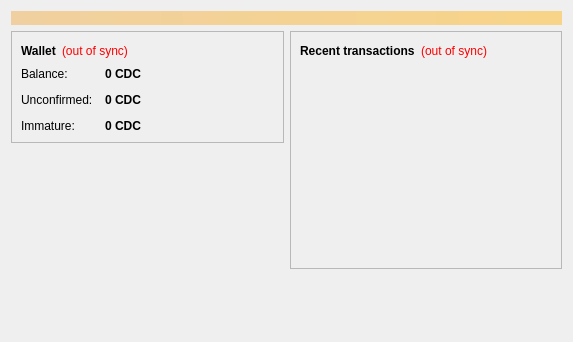
<?xml version="1.0" encoding="UTF-8"?>
<ui version="4.0">
 <class>OverviewPage</class>
 <widget class="QWidget" name="OverviewPage">
  <property name="geometry">
   <rect>
    <x>0</x>
    <y>0</y>
    <width>573</width>
    <height>342</height>
   </rect>
  </property>
  <property name="windowTitle">
   <string>Form</string>
  </property>
  <layout class="QVBoxLayout" name="topLayout">
   <item>
    <widget class="QLabel" name="labelAlerts">
     <property name="visible">
      <bool>false</bool>
     </property>
     <property name="styleSheet">
      <string notr="true">background-color: qlineargradient(x1: 0, y1: 0, x2: 1, y2: 0, stop:0 #F0D0A0, stop:1 #F8D488); color:#000000;</string>
     </property>
     <property name="wordWrap">
      <bool>true</bool>
     </property>
     <property name="margin">
      <number>3</number>
     </property>
    </widget>
   </item>
   <item>
    <layout class="QHBoxLayout" name="horizontalLayout" stretch="1,1">
     <item>
      <layout class="QVBoxLayout" name="verticalLayout_2">
       <item>
        <widget class="QFrame" name="frame">
         <property name="frameShape">
          <enum>QFrame::StyledPanel</enum>
         </property>
         <property name="frameShadow">
          <enum>QFrame::Raised</enum>
         </property>
         <layout class="QVBoxLayout" name="verticalLayout_4">
          <item>
           <layout class="QHBoxLayout" name="horizontalLayout_4">
            <item>
             <widget class="QLabel" name="label_5">
              <property name="font">
               <font>
                <weight>75</weight>
                <bold>true</bold>
               </font>
              </property>
              <property name="text">
               <string>Wallet</string>
              </property>
             </widget>
            </item>
            <item>
             <widget class="QLabel" name="labelWalletStatus">
              <property name="toolTip">
               <string>The displayed information may be out of date. Your wallet automatically synchronizes with the Coindev network after a connection is established, but this process has not completed yet.</string>
              </property>
              <property name="styleSheet">
               <string notr="true">QLabel { color: red; }</string>
              </property>
              <property name="text">
               <string notr="true">(out of sync)</string>
              </property>
              <property name="alignment">
               <set>Qt::AlignLeading|Qt::AlignLeft|Qt::AlignVCenter</set>
              </property>
             </widget>
            </item>
            <item>
             <spacer name="horizontalSpacer_2">
              <property name="orientation">
               <enum>Qt::Horizontal</enum>
              </property>
              <property name="sizeHint" stdset="0">
               <size>
                <width>40</width>
                <height>20</height>
               </size>
              </property>
             </spacer>
            </item>
           </layout>
          </item>
          <item>
           <layout class="QFormLayout" name="formLayout_2">
            <property name="fieldGrowthPolicy">
             <enum>QFormLayout::AllNonFixedFieldsGrow</enum>
            </property>
            <property name="horizontalSpacing">
             <number>12</number>
            </property>
            <property name="verticalSpacing">
             <number>12</number>
            </property>
            <item row="0" column="0">
             <widget class="QLabel" name="label">
              <property name="text">
               <string>Balance:</string>
              </property>
             </widget>
            </item>
            <item row="0" column="1">
             <widget class="QLabel" name="labelBalance">
              <property name="font">
               <font>
                <weight>75</weight>
                <bold>true</bold>
               </font>
              </property>
              <property name="cursor">
               <cursorShape>IBeamCursor</cursorShape>
              </property>
              <property name="toolTip">
               <string>Your current balance</string>
              </property>
              <property name="text">
               <string notr="true">0 CDC</string>
              </property>
              <property name="textInteractionFlags">
               <set>Qt::LinksAccessibleByMouse|Qt::TextSelectableByKeyboard|Qt::TextSelectableByMouse</set>
              </property>
             </widget>
            </item>
            <item row="1" column="0">
             <widget class="QLabel" name="label_3">
              <property name="text">
               <string>Unconfirmed:</string>
              </property>
             </widget>
            </item>
            <item row="1" column="1">
             <widget class="QLabel" name="labelUnconfirmed">
              <property name="font">
               <font>
                <weight>75</weight>
                <bold>true</bold>
               </font>
              </property>
              <property name="cursor">
               <cursorShape>IBeamCursor</cursorShape>
              </property>
              <property name="toolTip">
               <string>Total of transactions that have yet to be confirmed, and do not yet count toward the current balance</string>
              </property>
              <property name="text">
               <string notr="true">0 CDC</string>
              </property>
              <property name="textInteractionFlags">
               <set>Qt::LinksAccessibleByMouse|Qt::TextSelectableByKeyboard|Qt::TextSelectableByMouse</set>
              </property>
             </widget>
            </item>
            <item row="2" column="0">
             <widget class="QLabel" name="labelImmatureText">
              <property name="text">
               <string>Immature:</string>
              </property>
             </widget>
            </item>
            <item row="2" column="1">
             <widget class="QLabel" name="labelImmature">
              <property name="font">
               <font>
                <weight>75</weight>
                <bold>true</bold>
               </font>
              </property>
              <property name="toolTip">
               <string>Mined balance that has not yet matured</string>
              </property>
              <property name="text">
               <string notr="true">0 CDC</string>
              </property>
              <property name="textInteractionFlags">
               <set>Qt::LinksAccessibleByMouse|Qt::TextSelectableByKeyboard|Qt::TextSelectableByMouse</set>
              </property>
             </widget>
            </item>
           </layout>
          </item>
         </layout>
        </widget>
       </item>
       <item>
        <spacer name="verticalSpacer">
         <property name="orientation">
          <enum>Qt::Vertical</enum>
         </property>
         <property name="sizeHint" stdset="0">
          <size>
           <width>20</width>
           <height>40</height>
          </size>
         </property>
        </spacer>
       </item>
      </layout>
     </item>
     <item>
      <layout class="QVBoxLayout" name="verticalLayout_3">
       <item>
        <widget class="QFrame" name="frame_2">
         <property name="frameShape">
          <enum>QFrame::StyledPanel</enum>
         </property>
         <property name="frameShadow">
          <enum>QFrame::Raised</enum>
         </property>
         <layout class="QVBoxLayout" name="verticalLayout">
          <item>
           <layout class="QHBoxLayout" name="horizontalLayout_2">
            <item>
             <widget class="QLabel" name="label_4">
              <property name="text">
               <string>&lt;b&gt;Recent transactions&lt;/b&gt;</string>
              </property>
             </widget>
            </item>
            <item>
             <widget class="QLabel" name="labelTransactionsStatus">
              <property name="toolTip">
               <string>The displayed information may be out of date. Your wallet automatically synchronizes with the Coindev network after a connection is established, but this process has not completed yet.</string>
              </property>
              <property name="styleSheet">
               <string notr="true">QLabel { color: red; }</string>
              </property>
              <property name="text">
               <string notr="true">(out of sync)</string>
              </property>
              <property name="alignment">
               <set>Qt::AlignRight|Qt::AlignTrailing|Qt::AlignVCenter</set>
              </property>
             </widget>
            </item>
            <item>
             <spacer name="horizontalSpacer">
              <property name="orientation">
               <enum>Qt::Horizontal</enum>
              </property>
              <property name="sizeHint" stdset="0">
               <size>
                <width>40</width>
                <height>20</height>
               </size>
              </property>
             </spacer>
            </item>
           </layout>
          </item>
          <item>
           <widget class="QListView" name="listTransactions">
            <property name="styleSheet">
             <string notr="true">QListView { background: transparent; }</string>
            </property>
            <property name="frameShape">
             <enum>QFrame::NoFrame</enum>
            </property>
            <property name="verticalScrollBarPolicy">
             <enum>Qt::ScrollBarAlwaysOff</enum>
            </property>
            <property name="horizontalScrollBarPolicy">
             <enum>Qt::ScrollBarAlwaysOff</enum>
            </property>
            <property name="selectionMode">
             <enum>QAbstractItemView::NoSelection</enum>
            </property>
           </widget>
          </item>
         </layout>
        </widget>
       </item>
       <item>
        <spacer name="verticalSpacer_2">
         <property name="orientation">
          <enum>Qt::Vertical</enum>
         </property>
         <property name="sizeHint" stdset="0">
          <size>
           <width>20</width>
           <height>40</height>
          </size>
         </property>
        </spacer>
       </item>
      </layout>
     </item>
    </layout>
   </item>
  </layout>
 </widget>
 <resources/>
 <connections/>
</ui>
